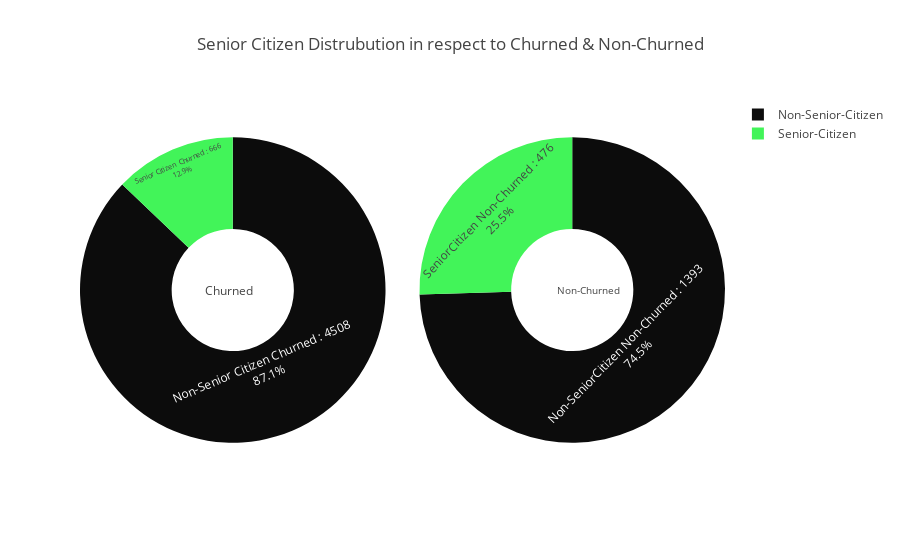

Notebook code for this chart:
### Markdown cell above
## <a >Pie Plot of Senior Citizen Distrubution in respect to Churned & Non-Churned</a>

### Code cell
LQ = len(data[(data['SeniorCitizen'] == 1) &  (data['Churn'] == 0)])
MC = len(data[(data['SeniorCitizen'] == 0) &  (data['Churn'] == 0)])
MS = [LQ , MC ]

LI = len(data[(data['SeniorCitizen'] == 1) &  (data['Churn'] == 1)])
MG = len(data[(data['SeniorCitizen'] == 0) &  (data['Churn'] == 1)])
MA = [LI , MG ]


STa = f"Senior Citizen  Churned : {LQ} "
STe = f"Non-Senior Citizen Churned : {MC} "
STz = f"SeniorCitizen Non-Churned : {LI} "
STu = f"Non-SeniorCitizen Non-Churned : {MG} "

# 190, 36, 20
#12, 12, 12
fig = {
  "data": [
    {
      "values": [LQ, MC],
      "labels": [
      "Senior-Citizen" , "Non-Senior-Citizen"    ],
      "text":[STa , STe],
      "textposition":"inside",
      "domain": {"column": 0},
        'marker': {'colors': [ 'rgb(66, 244, 89)']},
      "name": "Churned",
      "hoverinfo":"label+percent+name",
      "hole": .4,
      "type": "pie"
    },
    {
      "values": [LI, MG ],
      "labels": [
        "Senior-Citizen" , "Non-Senior-Citizen"
      ],
      "text":[STz, STu],
      "textposition":"inside",
      "domain": {"column": 1},
      "name": "Non-Churned",
        'marker': {'colors': [ 'rgb(66, 244, 89)' ,'rgb(12, 12, 12)' ]},
      "hoverinfo":"label+percent+name",
      "hole": .4,
      "type": "pie"
    }],
  "layout": {
        "title":"Senior Citizen Distrubution in respect to Churned & Non-Churned",
        "grid": {"rows": 1, "columns": 2},
        "annotations": [
            {
                "font": {
                    "size": 12
                },
                "showarrow": False,
                "text": "Churned",
                "x": 0.19,
                "y": 0.5
            },
            {
                "font": {
                    "size": 10
                },
                "showarrow": False,
                "text": "Non-Churned",
                "x": 0.84,
                "y": 0.5
            }
        ]
    }
}
py.iplot(fig, filename='donut')

### Figure 1 — Plotly figure (JSON) as saved in the notebook; plotly's stock layout.template omitted (floating-point values rounded to 4 significant figures)
{"data": [{"domain": {"column": 0}, "hole": 0.4, "hoverinfo": "label+percent+name", "labels": ["Senior-Citizen", "Non-Senior-Citizen"], "marker": {"colors": ["rgb(66, 244, 89)"]}, "name": "Churned", "text": ["Senior Citizen  Churned : 666 ", "Non-Senior Citizen Churned : 4508 "], "textposition": "inside", "type": "pie", "uid": "12c9b512-dc4e-4166-b21f-ab7c1ffaf8c4", "values": [666, 4508]}, {"domain": {"column": 1}, "hole": 0.4, "hoverinfo": "label+percent+name", "labels": ["Senior-Citizen", "Non-Senior-Citizen"], "marker": {"colors": ["rgb(66, 244, 89)", "rgb(12, 12, 12)"]}, "name": "Non-Churned", "text": ["SeniorCitizen Non-Churned : 476 ", "Non-SeniorCitizen Non-Churned : 1393 "], "textposition": "inside", "type": "pie", "uid": "2623b76c-2df8-4a55-864b-dbc200064070", "values": [476, 1393]}], "layout": {"annotations": [{"font": {"size": 12}, "showarrow": false, "text": "Churned", "x": 0.19, "y": 0.5}, {"font": {"size": 10}, "showarrow": false, "text": "Non-Churned", "x": 0.84, "y": 0.5}], "grid": {"columns": 2, "rows": 1}, "title": {"text": "Senior Citizen Distrubution in respect to Churned & Non-Churned"}}}
